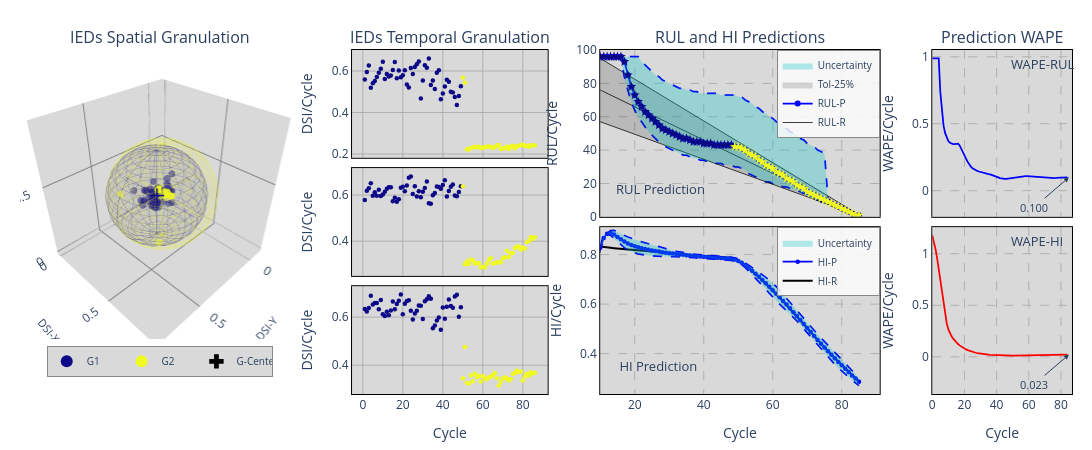

Write notebook code for a chart like this one.
### Code cell
params = [3.5,28,[70],8,0,1,2,5,19,1,0]
m,nI,nR,nO,mO,N1,N2,N3,τ,mode,act = params
X, Y, Z = PrepareData(RS, HI, nI, nO, mO, 1, mode)
ref, J, L = RefEoL(sig, EOL, nI, mO, mode)
if len(X) < J: print(f'Aviso: nO={nO} > {nOMax(sig, EOL)}: o fluxo termina antes do EoL (última RUL real = {J-len(X)+1}).')
nI = len(Y[0])
if isinstance(nR, str): nR = ast.literal_eval(nR)

RHO_DYN, RHO_ETA, RHO_T, RHO_BETA = True, 0.1, 0.5, 0.75              # False: rho estático (= RHO), passo, temperatura da cobertura suavizada (escore |e|/e_est), momento
RHO, RHO_MIN, RHO_MAX = 0.5, 1e-2, 10
INTR_STATE = 'reset'       

teda=AutoCloud(m=m,nI=nI,nR=nR,nO=nO+mO,ηS=[N1,N2,N3],mode=mode,act=act,
               tau=τ,eol=EOL,ref=ref,wtaG=WTAG,wtaP=WTAP,feedback=FEEDBACK,mO=mO,
               rho=RHO,lam=LAM,intr_state=INTR_STATE,
               rho_dyn=RHO_DYN,rho_eta=RHO_ETA,rho_T=RHO_T,rho_beta=RHO_BETA,rho_min=RHO_MIN,rho_max=RHO_MAX,
               rls_mode='pol',nf_rls=3,ff_rls=0.9,dt_rls=1e3,
               )

teda.SimGranularRUL(J,L,X,Y,Z)

print(f"HI (HI_Granularity): cov={teda.cov:.3f} | sp={teda.sp:.3f} | V=média(cov*sp)={teda.V:.4f} | Vsum={teda.Vsum:.4f}")
PlotSimulation(teda=teda,mode='ply',xi=10, yf=100,ftrs=3,dsi_mode='hide')
